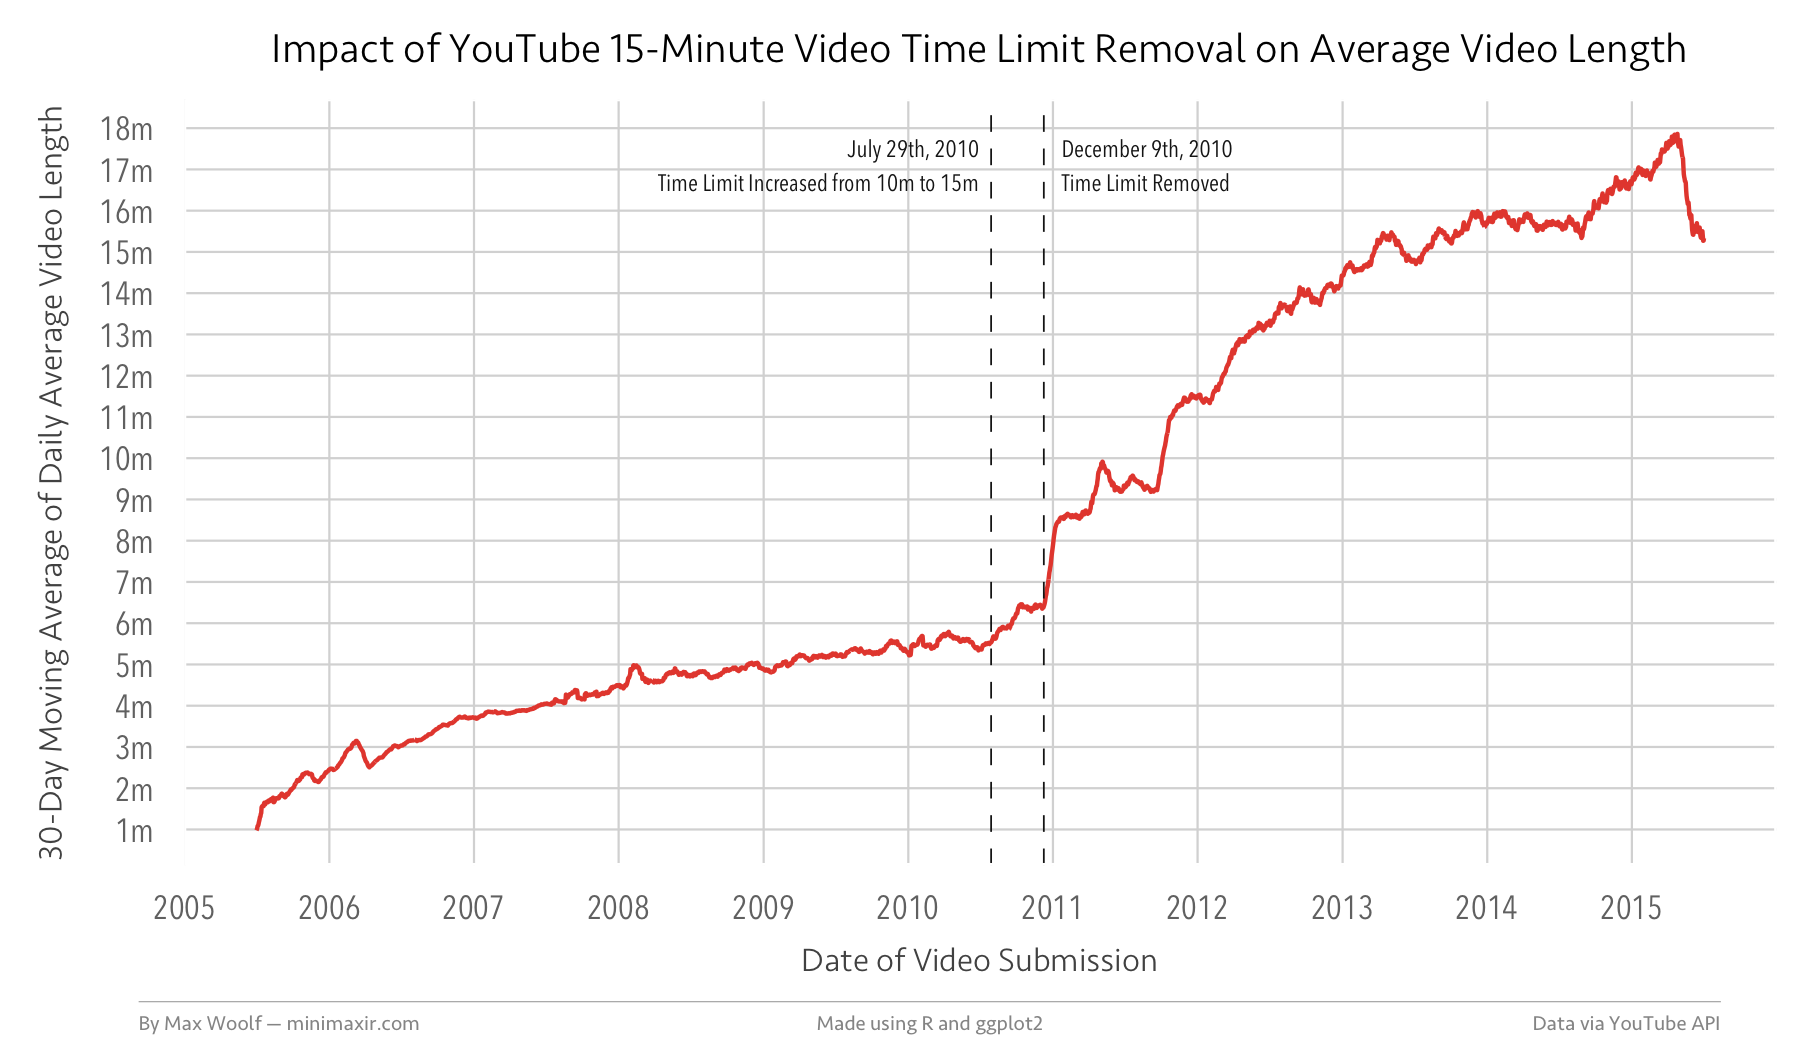

Source code (R):
source("Rstart.R")

ma_days <- 30

df <- read_csv("youtube_duration_date.csv") %>%
	
	# Need to override filter() so we don't use dplyr's
	mutate(ma_duration = stats::filter(avg_duration, rep(1/ma_days, ma_days), sides=1))

# Remove first 30 entries since no MA, and remove last 2 entries
df <- df[-c(1:ma_days, nrow(df) - 0:2),]

plot <- ggplot(df, aes(x=as.Date(day), y=ma_duration)) +
	geom_line(color="#e74c3c") +
	scale_x_date(breaks = "1 year", labels=date_format("%Y")) +
	scale_y_continuous(breaks = seq(0,1080, by=60), labels = sprintf("%dm", 0:18)) +
	fte_theme() +
	geom_vline(xintercept=as.numeric(as.Date("2010-07-29")), size=0.20, color="#1a1a1a", alpha=1, linetype="dashed") +
	annotate(geom="text", label = "July 29th, 2010\nTime Limit Increased from 10m to 15m", x=as.Date("2010-07-29") - 30, y=Inf, vjust=1.8, size=2, hjust=1, family="Avenir Next Condensed Regular", color="#1a1a1a", alpha=1) +
	geom_vline(xintercept=as.numeric(as.Date("2010-12-09")), size=0.20, color="#1a1a1a", alpha=1, linetype="dashed") +
	annotate(geom="text", label = "December 9th, 2010\nTime Limit Removed", x=as.Date("2010-12-09") + 45, y=Inf, vjust=1.8, size=2, hjust=0, family="Avenir Next Condensed Regular", color="#1a1a1a", alpha=1) +
	labs(x = "Date of Video Submission", y="30-Day Moving Average of Daily Average Video Length", title="Impact of YouTube 15-Minute Video Time Limit Removal on Average Video Length")

max_save(plot, "youtube_duration_time", "YouTube API", w=6, h=3.5)
